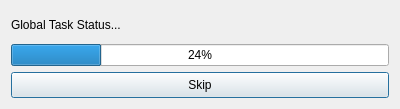
<?xml version="1.0" encoding="UTF-8"?>
<ui version="4.0">
 <class>ProgressDialog</class>
 <widget class="QDialog" name="ProgressDialog">
  <property name="geometry">
   <rect>
    <x>0</x>
    <y>0</y>
    <width>400</width>
    <height>109</height>
   </rect>
  </property>
  <property name="sizePolicy">
   <sizepolicy hsizetype="MinimumExpanding" vsizetype="MinimumExpanding">
    <horstretch>0</horstretch>
    <verstretch>0</verstretch>
   </sizepolicy>
  </property>
  <property name="minimumSize">
   <size>
    <width>400</width>
    <height>0</height>
   </size>
  </property>
  <property name="maximumSize">
   <size>
    <width>600</width>
    <height>16777215</height>
   </size>
  </property>
  <property name="windowTitle">
   <string>Please wait...</string>
  </property>
  <layout class="QGridLayout" name="gridLayout">
   <item row="2" column="0">
    <widget class="QProgressBar" name="globalProgressBar">
     <property name="enabled">
      <bool>true</bool>
     </property>
     <property name="value">
      <number>24</number>
     </property>
    </widget>
   </item>
   <item row="4" column="0">
    <widget class="QPushButton" name="skipButton">
     <property name="sizePolicy">
      <sizepolicy hsizetype="Expanding" vsizetype="Expanding">
       <horstretch>0</horstretch>
       <verstretch>0</verstretch>
      </sizepolicy>
     </property>
     <property name="text">
      <string>Skip</string>
     </property>
    </widget>
   </item>
   <item row="3" column="0">
    <layout class="QVBoxLayout" name="taskProgressLayout"/>
   </item>
   <item row="1" column="0">
    <widget class="QLabel" name="globalStatusLabel">
     <property name="sizePolicy">
      <sizepolicy hsizetype="Preferred" vsizetype="MinimumExpanding">
       <horstretch>0</horstretch>
       <verstretch>0</verstretch>
      </sizepolicy>
     </property>
     <property name="text">
      <string>Global Task Status...</string>
     </property>
    </widget>
   </item>
  </layout>
 </widget>
 <resources/>
 <connections/>
</ui>
